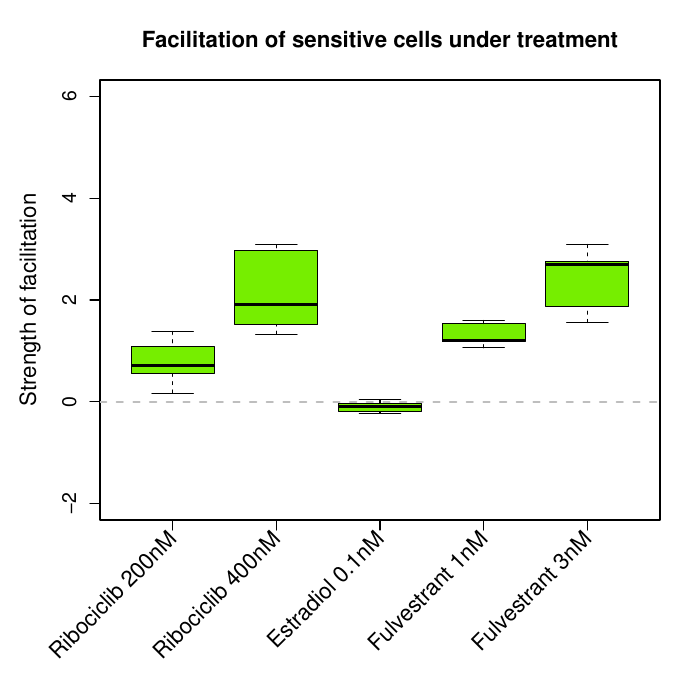

R code for this plot:
# Make a boxplot for ribo and for the modifiers
# Set some sizes for the graphs
faxissize <- 1.2
flabsize <- 1.3
fnamesize <- 1.7
fmainsize <- 1.3
yfudge <- 0.3

camafacilf <- subset(camafacil,goodlabel %in% c("Ribociclib","Estradiol","Fulvestrant"))
camafacilf$doselabel <- as.character(camafacilf$goodlabel)
# Get rid of highest dose of Fulvestrant
camafacilf$doselabel[camafacilf$goodlabel=="Ribociclib"] <- 
  paste0("Ribociclib ",camafacilf$level1[camafacilf$goodlabel=="Ribociclib"],"nM")
camafacilf$doselabel[camafacilf$goodlabel=="Estradiol"] <- 
  paste0("Estradiol ",camafacilf$level2[camafacilf$goodlabel=="Estradiol"],"nM")
camafacilf$doselabel[camafacilf$goodlabel=="Fulvestrant"] <- 
  paste0("Fulvestrant ",camafacilf$level2[camafacilf$goodlabel=="Fulvestrant"],"nM")
flevels <- c("Ribociclib 200nM","Ribociclib 400nM",
               "Estradiol 0.1nM","Estradiol 1nM","Estradiol 10nM",
               "Fulvestrant 1nM","Fulvestrant 3nM","Fulvestrant 10nM")
camafacilf$doselabel <- factor(camafacilf$doselabel,levels=flevels)

table(camafacilmod$level1,camafacilmod$level2,camafacilmod$goodlabel)
camafacilmodf <- subset(camafacilmod,
                   goodlabel %in% c("Ribociclib","Estradiol","Fulvestrant") & level1 == 400)
camafacilmodf$doselabel <- as.character(camafacilmodf$goodlabel)
# Get rid of highest dose of Fulvestrant
camafacilmodf <- subset(camafacilmodf,goodlabel != "Fulvestrant" | level2 != 10)
camafacilmodf$doselabel[camafacilmodf$goodlabel=="Ribociclib"] <- 
  paste0("Ribociclib ",camafacilmodf$level1[camafacilmodf$goodlabel=="Ribociclib"],"nM")
camafacilmodf$doselabel[camafacilmodf$goodlabel=="Estradiol"] <- 
  paste0("Estradiol ",camafacilmodf$level2[camafacilmodf$goodlabel=="Estradiol"],"nM")
camafacilmodf$doselabel[camafacilmodf$goodlabel=="Fulvestrant"] <- 
  paste0("Fulvestrant ",camafacilmodf$level2[camafacilmodf$goodlabel=="Fulvestrant"],"nM")
modflevels <- c("Ribociclib 400nM",
               "Estradiol 0.1nM","Estradiol 1nM","Estradiol 10nM",
               "Fulvestrant 1nM","Fulvestrant 3nM","Fulvestrant 10nM")
camafacilmodf$doselabel <- factor(camafacilmodf$doselabel,levels=modflevels)

fuselevels <- c("Ribociclib 200nM","Ribociclib 400nM",
                "Estradiol 0.1nM","Fulvestrant 1nM","Fulvestrant 3nM")

modfuselevels <- c("Ribociclib 400nM","Estradiol 0.1nM",
                  "Fulvestrant 1nM","Fulvestrant 3nM")

camafacilf <- subset(camafacilf,doselabel %in% fuselevels)
camafacilf$doselabel <- factor(camafacilf$doselabel,levels=fuselevels)

camafacilmodf <- subset(camafacilmodf,doselabel %in% modfuselevels)
camafacilmodf$doselabel <- factor(camafacilmodf$doselabel,levels=modfuselevels)

pdf("Fig3.pdf")
Syrange <- c(-2,6)
Ryrange <- c(-2,6)
par(mar=c(9,5,4,2))
boxplot(log(cells/null) ~ doselabel,camafacilf,subset=type=="S",
        col=camacols["S"],
        ylim=Syrange,ylab="Strength of facilitation",
        xaxt="n",xlab="",
        cex.lab=flabsize,cex.axis=faxissize,cex.names=fnamesize)
title(main="Facilitation of sensitive cells under treatment",cex.main=fmainsize)
abline(h=0,lwd=2,lty=2,col="gray")
axis(1, labels = FALSE)
labels <- sort(unique(camafacilf$doselabel))
text(x =  seq_along(labels), y = par("usr")[3]-yfudge, srt = 45, adj = 1,
      labels = labels, xpd = TRUE,cex=flabsize)

boxplot(log(cells/null) ~ doselabel,camafacilmodf,subset=type=="S",
        col=camacols["S"],
        ylim=Syrange,ylab="Strength of facilitation",
        xaxt="n",xlab="",
        cex.lab=flabsize,cex.axis=faxissize,cex.names=fnamesize)
title(main="Facilitation of sensitive cells under \n combination treatment with ribociclib",
      cex.main=fmainsize)
abline(h=0,lwd=2,lty=2,col="gray")
axis(1, labels = FALSE)
tmplabels <- sort(unique(camafacilmodf$doselabel))
tmplabels <- as.character(tmplabels)
tmplabels[1] <- "No modifier"
labels <- paste0(tmplabels," + \n","Ribociclib 400nM")
text(x =  seq_along(labels), y = par("usr")[3]-yfudge, srt = 45, adj = 1,
      labels = labels, xpd = TRUE,cex=flabsize)

par(mar=c(5,5,4,2))
dev.off()

# Stats on facilitation: This compares everything with Ribociclib 200
# All but Fulvestrant show less facilitation of S cells
summary(lm(log(cells/null) ~ doselabel,camafacilf,subset=type=="S"))
## (Intercept)                  0.783      0.193    4.05  0.00014 ***
## doselabelRibociclib 400nM    1.953      0.306    6.38  1.9e-08 ***
## doselabelEstradiol 0.1nM    -0.883      0.387   -2.28  0.02559 *  
## doselabelFulvestrant 1nM     0.524      0.387    1.35  0.18044    
## doselabelFulvestrant 3nM     1.660      0.387    4.29  5.9e-05 ***

summary(lm(log(cells/null) ~ doselabel,camafacilf,subset=type=="R"))
## (Intercept)                 -0.214      0.076   -2.81   0.0065 ** 
## doselabelRibociclib 400nM   -0.147      0.120   -1.23   0.2247    
## doselabelEstradiol 0.1nM     0.823      0.152    5.42  8.9e-07 ***
## doselabelFulvestrant 1nM    -0.521      0.152   -3.43   0.0011 ** 
## doselabelFulvestrant 3nM    -0.991      0.152   -6.52  1.1e-08 ***

# Now compare with 0
facilsummf <- data.frame(doselabel=as.character(sort(unique(camafacilf$doselabel))),
                        estimateS=0,stderrS=0,pS=0,estimateR=0,stderrR=0,pR=0)
for (i in 1:nrow(facilsummf)) {
  nm <- facilsummf$doselabel[i]
  tmp.t <- with(subset(camafacilf,type=="S" & doselabel==nm),t.test(log(cells/null)))
  facilsummf$estimateS[i] <- tmp.t$estimate
  facilsummf$stderrS[i] <- tmp.t$stderr
  facilsummf$pS[i] <- tmp.t$p.value
  tmp.t <- with(subset(camafacilf,type=="R" & doselabel==nm),t.test(log(cells/null)))
  facilsummf$estimateR[i] <- tmp.t$estimate
  facilsummf$stderrR[i] <- tmp.t$stderr
  facilsummf$pR[i] <- tmp.t$p.value
}
facilsummf
##        doselabel estimateS  stderrS         pS estimateR  stderrR         pR
## Ribociclib 200nM  0.783154 0.064993 3.8231e-12  -0.21363 0.053845 0.00050888
## Ribociclib 400nM  2.736022 0.449230 1.2005e-05  -0.36090 0.080194 0.00031548
##  Estradiol 0.1nM -0.100246 0.034038 1.8563e-02   0.60960 0.164194 0.00593341
##  Fulvestrant 1nM  1.306806 0.069703 6.7659e-08  -0.73437 0.162385 0.00194375
##  Fulvestrant 3nM  2.442962 0.187844 1.1587e-06  -1.20434 0.190286 0.00022561
# See a nice dose response for Ribociclib and Fulvestrant in S cells

# Stats on facilitation modification: This compares everything with Ribociclib
summary(lm(log(cells/null) ~ doselabel,camafacilmodf,subset=type=="S"))
# Facilitation decreased by Estradiol
## (Intercept)                 2.736      0.321    8.52  1.3e-10 ***
## doselabelEstradiol 0.1nM   -2.478      0.556   -4.46  6.3e-05 ***
## doselabelFulvestrant 1nM   -0.459      0.556   -0.82   0.4144    
## doselabelFulvestrant 3nM    1.720      0.556    3.09   0.0036 ** 

summary(lm(log(cells/null) ~ doselabel,camafacilmodf,subset=type=="R"))
## (Intercept)               -0.3609     0.0566   -6.38  1.3e-07 ***
## doselabelEstradiol 0.1nM   0.2590     0.0980    2.64   0.0116 *  
## doselabelFulvestrant 1nM  -0.2874     0.0980   -2.93   0.0055 ** 
## doselabelFulvestrant 3nM  -0.0867     0.0980   -0.88   0.3814    
# Don't really care about the comparison with ribociclib.

# Compare with 0
facilmodsummf <- data.frame(doselabel=as.character(sort(unique(camafacilmodf$doselabel))),
                        estimateS=0,stderrS=0,pS=0,estimateR=0,stderrR=0,pR=0)
for (i in 1:nrow(facilmodsummf)) {
  nm <- facilmodsummf$doselabel[i]
  tmp.t <- with(subset(camafacilmodf,type=="S" & doselabel==nm),t.test(log(cells/null)))
  facilmodsummf$estimateS[i] <- tmp.t$estimate
  facilmodsummf$stderrS[i] <- tmp.t$stderr
  facilmodsummf$pS[i] <- tmp.t$p.value
  tmp.t <- with(subset(camafacilmodf,type=="R" & doselabel==nm),t.test(log(cells/null)))
  facilmodsummf$estimateR[i] <- tmp.t$estimate
  facilmodsummf$stderrR[i] <- tmp.t$stderr
  facilmodsummf$pR[i] <- tmp.t$p.value
}
facilmodsummf
##         doselabel estimateS  stderrS         pS estimateR  stderrR         pR
## Ribociclib 400nM   2.73602 0.449230 1.2005e-05  -0.36090 0.080194 3.1548e-04
##  Estradiol 0.1nM   0.25761 0.018308 6.3187e-07  -0.10187 0.033549 1.6146e-02
##  Fulvestrant 1nM   2.27742 0.200827 3.2948e-06  -0.64833 0.048452 9.3110e-07
##  Fulvestrant 3nM   4.45609 0.398099 3.6366e-06  -0.44764 0.045055 8.9073e-06
# Facilitation of S cells just about gone with Estradiol, 
# Stronger with Fulvestrant

# The message:
# S cells are hammered by Ribociclib and Fulvestrant.  They do better
# than expected with R cells around because R cells make enough
# Estradiol to overcome the effects of the drugs.

# R cells are harmed by Estradiol itself, and do a little better with S
# cells around.  Not sure why, and why there is no dose response.
# R cells do worse than expected in coculture when treated 
# with Ribociclib or Fulvestrant because of competition with the
# facilitated S cells.

